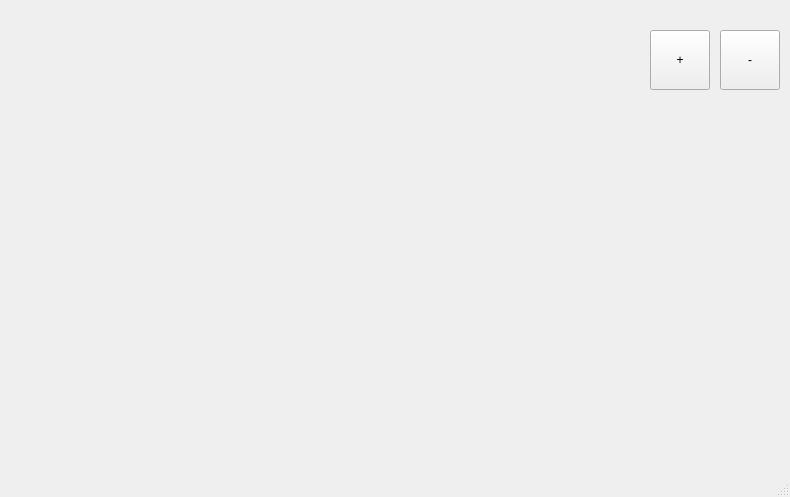
<?xml version="1.0" encoding="UTF-8"?>
<ui version="4.0">
 <class>MainWindow</class>
 <widget class="QMainWindow" name="MainWindow">
  <property name="geometry">
   <rect>
    <x>0</x>
    <y>0</y>
    <width>790</width>
    <height>497</height>
   </rect>
  </property>
  <property name="windowTitle">
   <string>MainWindow</string>
  </property>
  <widget class="QWidget" name="centralwidget">
   <widget class="QPushButton" name="pushButton_plus">
    <property name="geometry">
     <rect>
      <x>650</x>
      <y>30</y>
      <width>60</width>
      <height>60</height>
     </rect>
    </property>
    <property name="text">
     <string>+</string>
    </property>
   </widget>
   <widget class="QPushButton" name="pushButton_minus">
    <property name="geometry">
     <rect>
      <x>720</x>
      <y>30</y>
      <width>60</width>
      <height>60</height>
     </rect>
    </property>
    <property name="text">
     <string>-</string>
    </property>
   </widget>
  </widget>
  <widget class="QMenuBar" name="menubar">
   <property name="geometry">
    <rect>
     <x>0</x>
     <y>0</y>
     <width>790</width>
     <height>20</height>
    </rect>
   </property>
  </widget>
  <widget class="QStatusBar" name="statusbar"/>
 </widget>
 <resources/>
 <connections/>
</ui>
